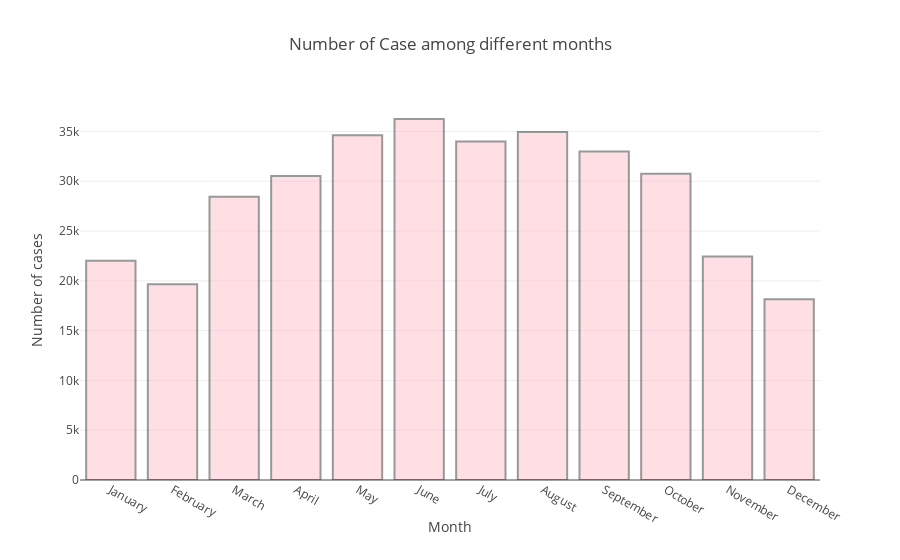

Here is the notebook cell this chart was saved with:
### Code cell
number= {'type' : 'bar',
                     'x' : temp.month_of_year_str,
                     'y' : temp["count"],
                     'marker' : {'color' : 'pink',
                                'line' : {'color' : '#333',
                                          'width' : 2}},
                     'opacity' : 0.5,}
                     

layout = {'title' : "Number of Case among different months ",
         'xaxis' : {'title' : 'Month'},
         'yaxis' : {'title' : 'Number of cases'},
         }
fig = {'data' : [number],
      'layout' : layout}
pyo.iplot(fig)

### Figure 1 — Plotly figure (JSON) as saved in the notebook; plotly's stock layout.template omitted (floating-point values rounded to 4 significant figures)
{"data": [{"marker": {"color": "pink", "line": {"color": "#333", "width": 2}}, "opacity": 0.5, "type": "bar", "x": ["January  ", "February ", "March    ", "April    ", "May      ", "June     ", "July     ", "August   ", "September", "October  ", "November ", "December "], "y": [22012, 19648, 28449, 30530, 34615, 36253, 34005, 34951, 32991, 30748, 22443, 18149]}], "layout": {"title": "Number of Case among different months ", "xaxis": {"title": "Month"}, "yaxis": {"title": "Number of cases"}}}
